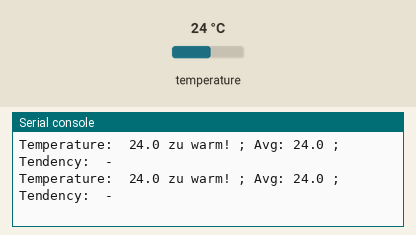
This program was run on a simulated ESP32 board running MicroPython. Shown: the last lines printed to the serial console. The inputs (shaded band) are chosen by the test bench; at power-on: temperature 24 °C.

Above: at 1.2 s.
1.3 s: temperature set to 12 °C
At 1.7 s:
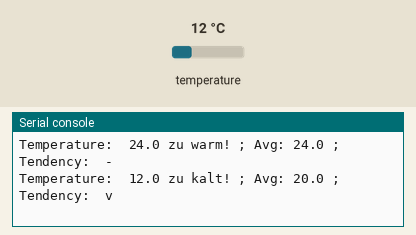
3.5 s: temperature set to 19 °C
At 4.5 s:
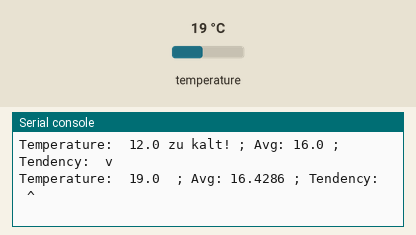
6.1 s: temperature set to 28 °C
At 6.9 s:
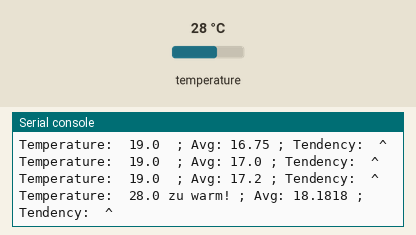
8.7 s: temperature set to 19 °C
At 9.6 s:
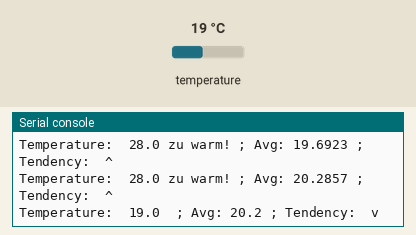
Timing chart, 0 to 11.7 s (numbered marks = the images above; inputs shaded):
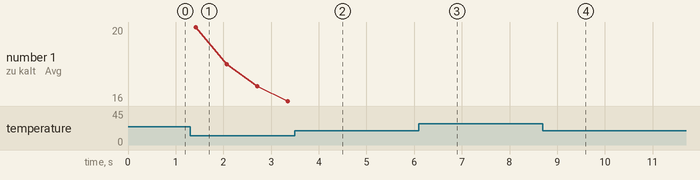

Measured:
- after the input at 1.3 s, the serial console: prints a new line after 0.12 s (image 1)
- after the input at 3.5 s, the serial console: prints a new line after 0.49 s (image 2)
- after the input at 6.1 s, the serial console: prints a new line after 0.46 s (image 3)
- after the input at 8.7 s, the serial console: prints a new line after 0.43 s (image 4)

The program:

main.py
```python
import time, utime
from machine import Pin, SoftI2C
import onewire, ds18x20


class Printer:
    curr_line = 1
    lcd: any

    def __init__(self):
        self.lcd = ssd1306.SSD1306_I2C(128, 64, SoftI2C(scl=Pin(5), sda=Pin(4), freq=100000))

    def write_line(self, input) -> None:
        self.curr_line += 8
        self.lcd.text(input, 1, self.curr_line)

    def clear_lines(self) -> None:
        self.curr_line = 1
        self.lcd.fill(0)

    def show_lines(self) -> None:
        self.lcd.show()

class TemperatureRecorder:
    recorded_temperatures = []
    amount_temperatures: int = 0
    sum_temperatures: float = 0.0

    def add_temperature(self, temp: float) -> None:
        self.recorded_temperatures.append(temp)

        amount_temperatures = len(self.recorded_temperatures)

        if amount_temperatures > MOST_ALLOWED:
            self.recorded_temperatures.pop(0)
            amount_temperatures - 1

        self.amount_temperatures = amount_temperatures
        self.sum_temperatures = sum(self.recorded_temperatures)

    def get_average(self) -> float:
        if self.amount_temperatures == 0:
            return 0

        return round(self.sum_temperatures / self.amount_temperatures, TEMP_DECPLACES)

    def eval_tendency(self, temp: float) -> str:
        diff = self.get_average() - temp

        if abs(diff) > TEMP_DELTA:
            if diff > 0:
                return "v"
            else:
                return "^"

        return "-"

    @staticmethod
    def eval_temperature_message(temp: float) -> str:
        if temp > TEMP_HIGH:
            return "zu warm!"
        elif temp < TEMP_LOW:
            return "zu kalt!"

        return ""

class TemperatureSensor:
    recorder: TemperatureRecorder
    port: int
    recorded_temperatures = []

    def __init__(self, port: int, recorder: TemperatureRecorder):
        self.port = port
        self.recorder = recorder

    def read_temperature(self) -> float:
        ds = ds18x20.DS18X20(onewire.OneWire(Pin(self.port)))
        roms = ds.scan()
        ds.convert_temp()
        utime.sleep_ms(TEMP_SENSOR_WAIT) # apparently have to wait for convert to finish

        for rom in roms:
            temp = round(ds.read_temp(rom), TEMP_DECPLACES)
            self.recorder.add_temperature(temp)

            return temp

# the amount of milliseconds we wait after taking measurements from the
# temperature sensor. The book uses 750 but that takes quite a while.
# 100 *should* be fine
TEMP_SENSOR_WAIT = 100

SCAN_INTERVAL = 0.5
IO_PIN = 2

TEMP_DECPLACES = 4
TEMP_LOW = 18
TEMP_HIGH = 22

TEMP_MEAN_INTERVAL = 10
TEMP_DELTA = 1

MOST_ALLOWED = TEMP_MEAN_INTERVAL / SCAN_INTERVAL # most amount of temps we want to keep track of

# printer = Printer()
temp_recorder = TemperatureRecorder()
temp_sensor = TemperatureSensor(IO_PIN, temp_recorder)


try:
  while True:
    temp = temp_sensor.read_temperature()
    temp_message = TemperatureRecorder.eval_temperature_message(temp)

    avg_temp = temp_recorder.get_average()

    tendency = temp_recorder.eval_tendency(temp)

    print("Temperature: ", str(temp), temp_message, "; Avg:", avg_temp, "; Tendency: ", tendency)

    time.sleep(SCAN_INTERVAL)
except KeyboardInterrupt:
          pass
```
